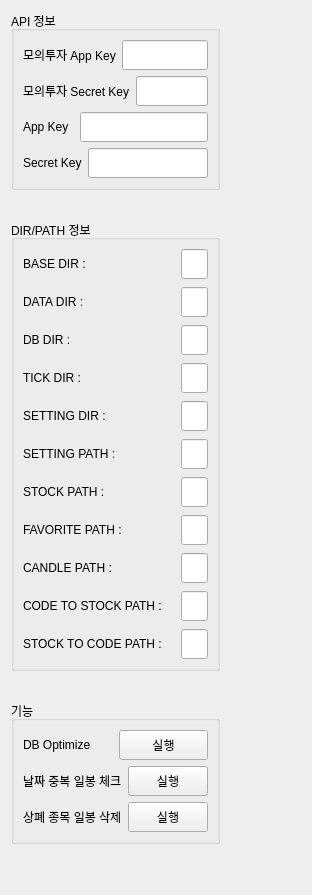
      <widget class="QWidget" name="tab_settings">
       <property name="autoFillBackground">
        <bool>true</bool>
       </property>
       <attribute name="title">
        <string>설정</string>
       </attribute>
       <layout class="QHBoxLayout" name="horizontalLayout_23">
        <item>
         <layout class="QHBoxLayout" name="horizontalLayout_22" stretch="2,3">
          <item>
           <layout class="QVBoxLayout" name="verticalLayout_12">
            <property name="spacing">
             <number>20</number>
            </property>
            <item>
             <widget class="QGroupBox" name="group_api_info">
              <property name="title">
               <string>API 정보</string>
              </property>
              <layout class="QHBoxLayout" name="horizontalLayout_39">
               <item>
                <layout class="QVBoxLayout" name="verticalLayout_25">
                 <item>
                  <layout class="QHBoxLayout" name="horizontalLayout_42" stretch="2,5">
                   <item>
                    <widget class="QLabel" name="label_14">
                     <property name="text">
                      <string>모의투자 App Key</string>
                     </property>
                    </widget>
                   </item>
                   <item>
                    <widget class="QLineEdit" name="text_mock_app_key">
                     <property name="minimumSize">
                      <size>
                       <width>0</width>
                       <height>30</height>
                      </size>
                     </property>
                    </widget>
                   </item>
                  </layout>
                 </item>
                 <item>
                  <layout class="QHBoxLayout" name="horizontalLayout_43" stretch="2,5">
                   <item>
                    <widget class="QLabel" name="label_15">
                     <property name="text">
                      <string>모의투자 Secret Key</string>
                     </property>
                    </widget>
                   </item>
                   <item>
                    <widget class="QLineEdit" name="text_mock_secret_key">
                     <property name="minimumSize">
                      <size>
                       <width>0</width>
                       <height>30</height>
                      </size>
                     </property>
                    </widget>
                   </item>
                  </layout>
                 </item>
                 <item>
                  <layout class="QHBoxLayout" name="horizontalLayout_50" stretch="2,5">
                   <item>
                    <widget class="QLabel" name="AppKey">
                     <property name="text">
                      <string>App Key</string>
                     </property>
                    </widget>
                   </item>
                   <item>
                    <widget class="QLineEdit" name="text_app_key">
                     <property name="minimumSize">
                      <size>
                       <width>0</width>
                       <height>30</height>
                      </size>
                     </property>
                    </widget>
                   </item>
                  </layout>
                 </item>
                 <item>
                  <layout class="QHBoxLayout" name="horizontalLayout_54" stretch="2,5">
                   <item>
                    <widget class="QLabel" name="label_16">
                     <property name="text">
                      <string>Secret Key</string>
                     </property>
                    </widget>
                   </item>
                   <item>
                    <widget class="QLineEdit" name="text_secret_key">
                     <property name="minimumSize">
                      <size>
                       <width>0</width>
                       <height>30</height>
                      </size>
                     </property>
                    </widget>
                   </item>
                  </layout>
                 </item>
                </layout>
               </item>
              </layout>
             </widget>
            </item>
            <item>
             <spacer name="verticalSpacer_8">
              <property name="orientation">
               <enum>Qt::Vertical</enum>
              </property>
              <property name="sizeType">
               <enum>QSizePolicy::Fixed</enum>
              </property>
              <property name="sizeHint" stdset="0">
               <size>
                <width>20</width>
                <height>10</height>
               </size>
              </property>
             </spacer>
            </item>
            <item>
             <widget class="QGroupBox" name="groupBox_10">
              <property name="title">
               <string>DIR/PATH 정보</string>
              </property>
              <layout class="QVBoxLayout" name="verticalLayout_19">
               <item>
                <layout class="QVBoxLayout" name="verticalLayout_18">
                 <property name="spacing">
                  <number>8</number>
                 </property>
                 <item>
                  <layout class="QHBoxLayout" name="horizontalLayout_25">
                   <item>
                    <widget class="QLabel" name="label_base_dir">
                     <property name="minimumSize">
                      <size>
                       <width>150</width>
                       <height>0</height>
                      </size>
                     </property>
                     <property name="text">
                      <string>BASE DIR : </string>
                     </property>
                    </widget>
                   </item>
                   <item>
                    <widget class="QLineEdit" name="text_base_dir">
                     <property name="minimumSize">
                      <size>
                       <width>0</width>
                       <height>30</height>
                      </size>
                     </property>
                     <property name="readOnly">
                      <bool>true</bool>
                     </property>
                    </widget>
                   </item>
                  </layout>
                 </item>
                 <item>
                  <layout class="QHBoxLayout" name="horizontalLayout_27">
                   <item>
                    <widget class="QLabel" name="label_data_dir">
                     <property name="minimumSize">
                      <size>
                       <width>150</width>
                       <height>0</height>
                      </size>
                     </property>
                     <property name="text">
                      <string>DATA DIR : </string>
                     </property>
                    </widget>
                   </item>
                   <item>
                    <widget class="QLineEdit" name="text_data_dir">
                     <property name="minimumSize">
                      <size>
                       <width>0</width>
                       <height>30</height>
                      </size>
                     </property>
                     <property name="readOnly">
                      <bool>true</bool>
                     </property>
                    </widget>
                   </item>
                  </layout>
                 </item>
                 <item>
                  <layout class="QHBoxLayout" name="horizontalLayout_28">
                   <item>
                    <widget class="QLabel" name="label_db_dir">
                     <property name="minimumSize">
                      <size>
                       <width>150</width>
                       <height>0</height>
                      </size>
                     </property>
                     <property name="text">
                      <string>DB DIR :</string>
                     </property>
                    </widget>
                   </item>
                   <item>
                    <widget class="QLineEdit" name="text_db_dir">
                     <property name="minimumSize">
                      <size>
                       <width>0</width>
                       <height>30</height>
                      </size>
                     </property>
                     <property name="readOnly">
                      <bool>true</bool>
                     </property>
                    </widget>
                   </item>
                  </layout>
                 </item>
                 <item>
                  <layout class="QHBoxLayout" name="horizontalLayout_29">
                   <item>
                    <widget class="QLabel" name="label_tick_dir">
                     <property name="minimumSize">
                      <size>
                       <width>150</width>
                       <height>0</height>
                      </size>
                     </property>
                     <property name="text">
                      <string>TICK DIR :</string>
                     </property>
                    </widget>
                   </item>
                   <item>
                    <widget class="QLineEdit" name="text_tick_dir">
                     <property name="minimumSize">
                      <size>
                       <width>0</width>
                       <height>30</height>
                      </size>
                     </property>
                     <property name="readOnly">
                      <bool>true</bool>
                     </property>
                    </widget>
                   </item>
                  </layout>
                 </item>
                 <item>
                  <layout class="QHBoxLayout" name="horizontalLayout_30">
                   <item>
                    <widget class="QLabel" name="label_setting_dir">
                     <property name="minimumSize">
                      <size>
                       <width>150</width>
                       <height>0</height>
                      </size>
                     </property>
                     <property name="text">
                      <string>SETTING DIR :</string>
                     </property>
                    </widget>
                   </item>
                   <item>
                    <widget class="QLineEdit" name="text_setting_dir">
                     <property name="minimumSize">
                      <size>
                       <width>0</width>
                       <height>30</height>
                      </size>
                     </property>
                     <property name="readOnly">
                      <bool>true</bool>
                     </property>
                    </widget>
                   </item>
                  </layout>
                 </item>
                 <item>
                  <layout class="QHBoxLayout" name="horizontalLayout_31">
                   <item>
                    <widget class="QLabel" name="label_setting_path">
                     <property name="minimumSize">
                      <size>
                       <width>150</width>
                       <height>0</height>
                      </size>
                     </property>
                     <property name="text">
                      <string>SETTING PATH : </string>
                     </property>
                    </widget>
                   </item>
                   <item>
                    <widget class="QLineEdit" name="text_setting_path">
                     <property name="minimumSize">
                      <size>
                       <width>0</width>
                       <height>30</height>
                      </size>
                     </property>
                     <property name="readOnly">
                      <bool>true</bool>
                     </property>
                    </widget>
                   </item>
                  </layout>
                 </item>
                 <item>
                  <layout class="QHBoxLayout" name="horizontalLayout_32">
                   <item>
                    <widget class="QLabel" name="label_stock_path">
                     <property name="minimumSize">
                      <size>
                       <width>150</width>
                       <height>0</height>
                      </size>
                     </property>
                     <property name="text">
                      <string>STOCK PATH : </string>
                     </property>
                    </widget>
                   </item>
                   <item>
                    <widget class="QLineEdit" name="text_stock_path">
                     <property name="minimumSize">
                      <size>
                       <width>0</width>
                       <height>30</height>
                      </size>
                     </property>
                     <property name="readOnly">
                      <bool>true</bool>
                     </property>
                    </widget>
                   </item>
                  </layout>
                 </item>
                 <item>
                  <layout class="QHBoxLayout" name="horizontalLayout_33">
                   <item>
                    <widget class="QLabel" name="label_favorite_path">
                     <property name="minimumSize">
                      <size>
                       <width>150</width>
                       <height>0</height>
                      </size>
                     </property>
                     <property name="text">
                      <string>FAVORITE PATH :</string>
                     </property>
                    </widget>
                   </item>
                   <item>
                    <widget class="QLineEdit" name="text_favorite_path">
                     <property name="minimumSize">
                      <size>
                       <width>0</width>
                       <height>30</height>
                      </size>
                     </property>
                     <property name="readOnly">
                      <bool>true</bool>
                     </property>
                    </widget>
                   </item>
                  </layout>
                 </item>
                 <item>
                  <layout class="QHBoxLayout" name="horizontalLayout_34">
                   <item>
                    <widget class="QLabel" name="label_candle_path">
                     <property name="minimumSize">
                      <size>
                       <width>150</width>
                       <height>0</height>
                      </size>
                     </property>
                     <property name="text">
                      <string>CANDLE PATH :</string>
                     </property>
                    </widget>
                   </item>
                   <item>
                    <widget class="QLineEdit" name="text_candle_path">
                     <property name="minimumSize">
                      <size>
                       <width>0</width>
                       <height>30</height>
                      </size>
                     </property>
                     <property name="readOnly">
                      <bool>true</bool>
                     </property>
                    </widget>
                   </item>
                  </layout>
                 </item>
                 <item>
                  <layout class="QHBoxLayout" name="horizontalLayout_36">
                   <item>
                    <widget class="QLabel" name="label_code_to_stock_path">
                     <property name="minimumSize">
                      <size>
                       <width>150</width>
                       <height>0</height>
                      </size>
                     </property>
                     <property name="text">
                      <string>CODE TO STOCK PATH :</string>
                     </property>
                    </widget>
                   </item>
                   <item>
                    <widget class="QLineEdit" name="text_code_to_stock_path">
                     <property name="minimumSize">
                      <size>
                       <width>0</width>
                       <height>30</height>
                      </size>
                     </property>
                     <property name="readOnly">
                      <bool>true</bool>
                     </property>
                    </widget>
                   </item>
                  </layout>
                 </item>
                 <item>
                  <layout class="QHBoxLayout" name="horizontalLayout_37">
                   <item>
                    <widget class="QLabel" name="label_stock_to_code_path">
                     <property name="minimumSize">
                      <size>
                       <width>150</width>
                       <height>0</height>
                      </size>
                     </property>
                     <property name="text">
                      <string>STOCK TO CODE PATH : </string>
                     </property>
                    </widget>
                   </item>
                   <item>
                    <widget class="QLineEdit" name="text_stock_to_code_path">
                     <property name="minimumSize">
                      <size>
                       <width>0</width>
                       <height>30</height>
                      </size>
                     </property>
                     <property name="readOnly">
                      <bool>true</bool>
                     </property>
                    </widget>
                   </item>
                  </layout>
                 </item>
                </layout>
               </item>
              </layout>
             </widget>
            </item>
            <item>
             <spacer name="verticalSpacer_9">
              <property name="orientation">
               <enum>Qt::Vertical</enum>
              </property>
              <property name="sizeType">
               <enum>QSizePolicy::Fixed</enum>
              </property>
              <property name="sizeHint" stdset="0">
               <size>
                <width>20</width>
                <height>10</height>
               </size>
              </property>
             </spacer>
            </item>
            <item>
             <widget class="QGroupBox" name="groupBox_12">
              <property name="title">
               <string>기능</string>
              </property>
              <layout class="QHBoxLayout" name="horizontalLayout_38">
               <item>
                <layout class="QVBoxLayout" name="verticalLayout_22">
                 <item>
                  <layout class="QHBoxLayout" name="horizontalLayout_35">
                   <item>
                    <widget class="QLabel" name="label_9">
                     <property name="text">
                      <string>DB Optimize</string>
                     </property>
                    </widget>
                   </item>
                   <item>
                    <widget class="QPushButton" name="btn_db_optimize">
                     <property name="minimumSize">
                      <size>
                       <width>0</width>
                       <height>30</height>
                      </size>
                     </property>
                     <property name="text">
                      <string>실행</string>
                     </property>
                    </widget>
                   </item>
                  </layout>
                 </item>
                 <item>
                  <layout class="QHBoxLayout" name="horizontalLayout_41">
                   <item>
                    <widget class="QLabel" name="label_10">
                     <property name="text">
                      <string>날짜 중복 일봉 체크</string>
                     </property>
                    </widget>
                   </item>
                   <item>
                    <widget class="QPushButton" name="btn_check_dup_candle">
                     <property name="minimumSize">
                      <size>
                       <width>0</width>
                       <height>30</height>
                      </size>
                     </property>
                     <property name="text">
                      <string>실행</string>
                     </property>
                    </widget>
                   </item>
                  </layout>
                 </item>
                 <item>
                  <layout class="QHBoxLayout" name="horizontalLayout_40">
                   <item>
                    <widget class="QLabel" name="label_11">
                     <property name="text">
                      <string>상폐 종목 일봉 삭제</string>
                     </property>
                    </widget>
                   </item>
                   <item>
                    <widget class="QPushButton" name="btn_delist_check">
                     <property name="minimumSize">
                      <size>
                       <width>0</width>
                       <height>30</height>
                      </size>
                     </property>
                     <property name="text">
                      <string>실행</string>
                     </property>
                    </widget>
                   </item>
                  </layout>
                 </item>
                </layout>
               </item>
              </layout>
             </widget>
            </item>
            <item>
             <spacer name="verticalSpacer_7">
              <property name="orientation">
               <enum>Qt::Vertical</enum>
              </property>
              <property name="sizeHint" stdset="0">
               <size>
                <width>20</width>
                <height>40</height>
               </size>
              </property>
             </spacer>
            </item>
           </layout>
          </item>
          <item>
           <layout class="QVBoxLayout" name="verticalLayout_17"/>
          </item>
         </layout>
        </item>
       </layout>
      </widget>
